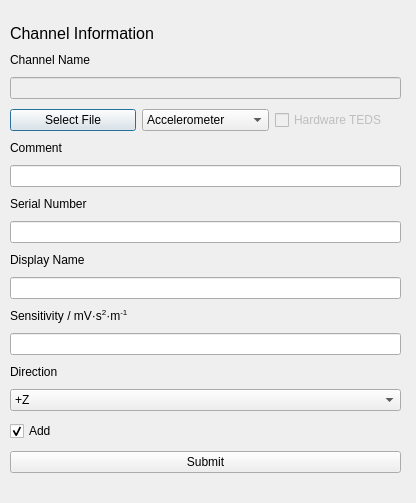
<?xml version="1.0" encoding="UTF-8"?>
<ui version="4.0">
 <class>Dialog</class>
 <widget class="QDialog" name="Dialog">
  <property name="geometry">
   <rect>
    <x>0</x>
    <y>0</y>
    <width>416</width>
    <height>503</height>
   </rect>
  </property>
  <property name="windowTitle">
   <string>Dialog</string>
  </property>
  <property name="modal">
   <bool>false</bool>
  </property>
  <widget class="QWidget" name="channel_widget" native="true">
   <property name="geometry">
    <rect>
     <x>0</x>
     <y>0</y>
     <width>411</width>
     <height>491</height>
    </rect>
   </property>
   <widget class="QWidget" name="verticalLayoutWidget">
    <property name="geometry">
     <rect>
      <x>10</x>
      <y>20</y>
      <width>391</width>
      <height>461</height>
     </rect>
    </property>
    <layout class="QVBoxLayout" name="channel_layout_main">
     <item>
      <widget class="QLabel" name="channel_label_heading">
       <property name="sizePolicy">
        <sizepolicy hsizetype="Preferred" vsizetype="Fixed">
         <horstretch>0</horstretch>
         <verstretch>0</verstretch>
        </sizepolicy>
       </property>
       <property name="font">
        <font>
         <pointsize>12</pointsize>
        </font>
       </property>
       <property name="text">
        <string>Channel Information</string>
       </property>
      </widget>
     </item>
     <item>
      <widget class="QLabel" name="channel_label_name">
       <property name="sizePolicy">
        <sizepolicy hsizetype="Minimum" vsizetype="Fixed">
         <horstretch>0</horstretch>
         <verstretch>0</verstretch>
        </sizepolicy>
       </property>
       <property name="text">
        <string>Channel Name</string>
       </property>
      </widget>
     </item>
     <item>
      <widget class="QLineEdit" name="channel_line_edit_name">
       <property name="enabled">
        <bool>false</bool>
       </property>
      </widget>
     </item>
     <item>
      <layout class="QHBoxLayout" name="horizontalLayout">
       <item>
        <widget class="QPushButton" name="channel_button_select_file">
         <property name="text">
          <string>Select File</string>
         </property>
        </widget>
       </item>
       <item>
        <widget class="QComboBox" name="channel_combo_box_sensor_type">
         <item>
          <property name="text">
           <string>Accelerometer</string>
          </property>
         </item>
         <item>
          <property name="text">
           <string>Force</string>
          </property>
         </item>
        </widget>
       </item>
       <item>
        <widget class="QCheckBox" name="channel_check_box_hw_teds">
         <property name="enabled">
          <bool>false</bool>
         </property>
         <property name="sizePolicy">
          <sizepolicy hsizetype="Preferred" vsizetype="Fixed">
           <horstretch>0</horstretch>
           <verstretch>0</verstretch>
          </sizepolicy>
         </property>
         <property name="text">
          <string>Hardware TEDS</string>
         </property>
         <property name="checkable">
          <bool>true</bool>
         </property>
        </widget>
       </item>
      </layout>
     </item>
     <item>
      <widget class="QLabel" name="channel_label_comment">
       <property name="enabled">
        <bool>true</bool>
       </property>
       <property name="sizePolicy">
        <sizepolicy hsizetype="Minimum" vsizetype="Fixed">
         <horstretch>0</horstretch>
         <verstretch>0</verstretch>
        </sizepolicy>
       </property>
       <property name="text">
        <string>Comment</string>
       </property>
      </widget>
     </item>
     <item>
      <widget class="QLineEdit" name="channel_line_edit_comment">
       <property name="enabled">
        <bool>true</bool>
       </property>
      </widget>
     </item>
     <item>
      <widget class="QLabel" name="channel_label_serial_number">
       <property name="enabled">
        <bool>true</bool>
       </property>
       <property name="sizePolicy">
        <sizepolicy hsizetype="Minimum" vsizetype="Fixed">
         <horstretch>0</horstretch>
         <verstretch>0</verstretch>
        </sizepolicy>
       </property>
       <property name="text">
        <string>Serial Number</string>
       </property>
      </widget>
     </item>
     <item>
      <widget class="QLineEdit" name="channel_line_edit_serial_number">
       <property name="enabled">
        <bool>true</bool>
       </property>
      </widget>
     </item>
     <item>
      <widget class="QLabel" name="channel_label_disp_name">
       <property name="sizePolicy">
        <sizepolicy hsizetype="Minimum" vsizetype="Fixed">
         <horstretch>0</horstretch>
         <verstretch>0</verstretch>
        </sizepolicy>
       </property>
       <property name="text">
        <string>Display Name</string>
       </property>
      </widget>
     </item>
     <item>
      <widget class="QLineEdit" name="channel_line_edit_disp_name">
       <property name="enabled">
        <bool>true</bool>
       </property>
      </widget>
     </item>
     <item>
      <widget class="QLabel" name="channel_label_sensitivity">
       <property name="sizePolicy">
        <sizepolicy hsizetype="Minimum" vsizetype="Fixed">
         <horstretch>0</horstretch>
         <verstretch>0</verstretch>
        </sizepolicy>
       </property>
       <property name="text">
        <string>Sensitivity / mV·s&lt;sup&gt;2&lt;/sup&gt;·m&lt;sup&gt;-1&lt;/sup&gt;</string>
       </property>
      </widget>
     </item>
     <item>
      <widget class="QLineEdit" name="channel_line_edit_sensitivity"/>
     </item>
     <item>
      <widget class="QLabel" name="channel_label_serial_number_2">
       <property name="enabled">
        <bool>true</bool>
       </property>
       <property name="sizePolicy">
        <sizepolicy hsizetype="Minimum" vsizetype="Fixed">
         <horstretch>0</horstretch>
         <verstretch>0</verstretch>
        </sizepolicy>
       </property>
       <property name="text">
        <string>Direction</string>
       </property>
      </widget>
     </item>
     <item>
      <widget class="QComboBox" name="channel_combo_box_sensor_direction">
       <item>
        <property name="text">
         <string>+Z</string>
        </property>
       </item>
       <item>
        <property name="text">
         <string>-Z</string>
        </property>
       </item>
       <item>
        <property name="text">
         <string>+Y</string>
        </property>
       </item>
       <item>
        <property name="text">
         <string>-Y</string>
        </property>
       </item>
       <item>
        <property name="text">
         <string>+X</string>
        </property>
       </item>
       <item>
        <property name="text">
         <string>-X</string>
        </property>
       </item>
      </widget>
     </item>
     <item>
      <widget class="QCheckBox" name="channel_check_box_add">
       <property name="sizePolicy">
        <sizepolicy hsizetype="Minimum" vsizetype="Fixed">
         <horstretch>0</horstretch>
         <verstretch>0</verstretch>
        </sizepolicy>
       </property>
       <property name="text">
        <string>Add</string>
       </property>
       <property name="checked">
        <bool>true</bool>
       </property>
      </widget>
     </item>
     <item>
      <widget class="QPushButton" name="channel_button_submit">
       <property name="text">
        <string>Submit</string>
       </property>
      </widget>
     </item>
    </layout>
   </widget>
  </widget>
 </widget>
 <resources/>
 <connections>
  <connection>
   <sender>channel_button_submit</sender>
   <signal>clicked()</signal>
   <receiver>Dialog</receiver>
   <slot>accept()</slot>
   <hints>
    <hint type="sourcelabel">
     <x>399</x>
     <y>479</y>
    </hint>
    <hint type="destinationlabel">
     <x>404</x>
     <y>499</y>
    </hint>
   </hints>
  </connection>
  <connection>
   <sender>channel_combo_box_sensor_type</sender>
   <signal>currentIndexChanged(int)</signal>
   <receiver>Dialog</receiver>
   <slot>combo_box_choice_change()</slot>
   <hints>
    <hint type="sourcelabel">
     <x>267</x>
     <y>146</y>
    </hint>
    <hint type="destinationlabel">
     <x>404</x>
     <y>499</y>
    </hint>
   </hints>
  </connection>
  <connection>
   <sender>channel_button_select_file</sender>
   <signal>clicked()</signal>
   <receiver>Dialog</receiver>
   <slot>channel_button_select_file_pressed()</slot>
   <hints>
    <hint type="sourcelabel">
     <x>93</x>
     <y>133</y>
    </hint>
    <hint type="destinationlabel">
     <x>228</x>
     <y>499</y>
    </hint>
   </hints>
  </connection>
 </connections>
 <slots>
  <slot>combo_box_choice_change()</slot>
  <slot>channel_button_select_file_pressed()</slot>
 </slots>
</ui>
